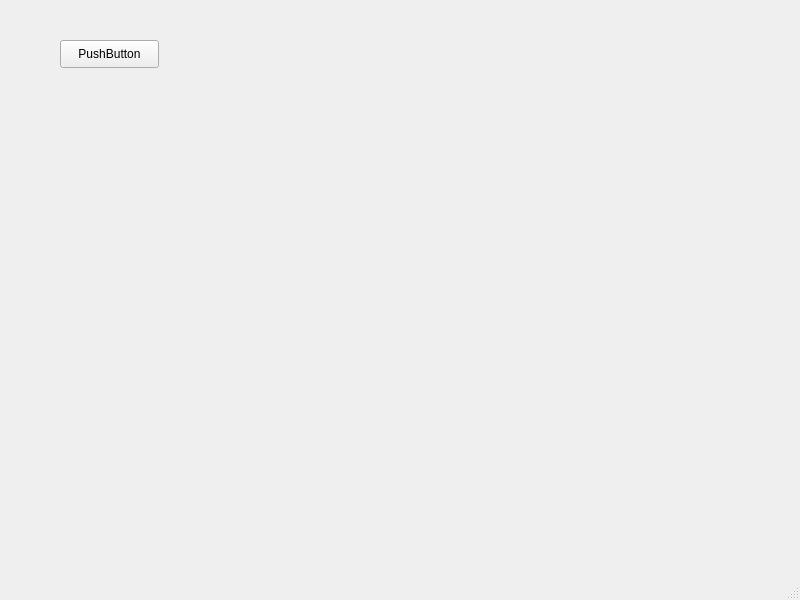
<?xml version="1.0" encoding="UTF-8"?>
<ui version="4.0">
 <class>widge</class>
 <widget class="QMainWindow" name="widge">
  <property name="geometry">
   <rect>
    <x>0</x>
    <y>0</y>
    <width>800</width>
    <height>600</height>
   </rect>
  </property>
  <property name="windowTitle">
   <string>widge</string>
  </property>
  <widget class="QWidget" name="centralwidget">
   <widget class="QPushButton" name="pushButton">
    <property name="geometry">
     <rect>
      <x>60</x>
      <y>40</y>
      <width>99</width>
      <height>28</height>
     </rect>
    </property>
    <property name="text">
     <string>PushButton</string>
    </property>
   </widget>
  </widget>
  <widget class="QMenuBar" name="menubar">
   <property name="geometry">
    <rect>
     <x>0</x>
     <y>0</y>
     <width>800</width>
     <height>24</height>
    </rect>
   </property>
  </widget>
  <widget class="QStatusBar" name="statusbar"/>
 </widget>
 <resources/>
 <connections/>
</ui>
